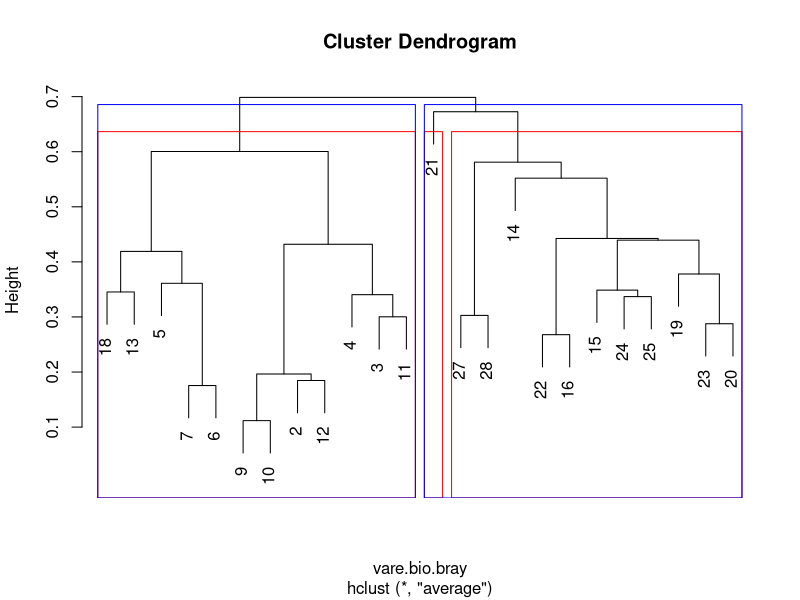
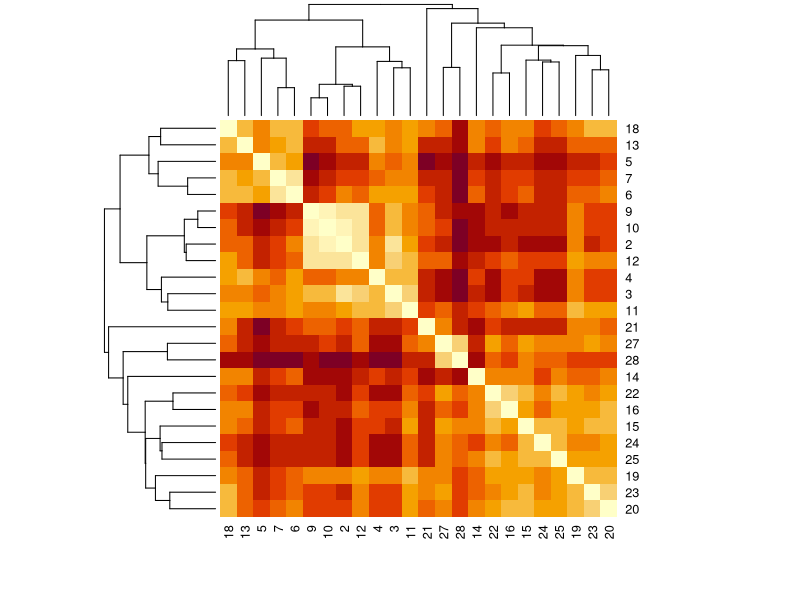
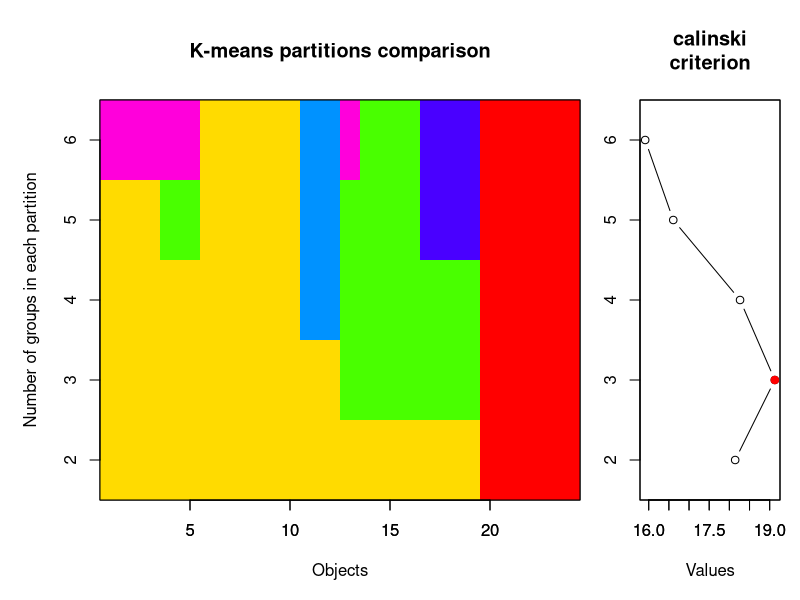

Generate these figures, in order, with R:
#####################################################################################
## 10. Cluster Analysis
#####################################################################################

library(vegan)

#read dataset
vare.bio<-read.table("vare_bio.txt", sep="\t", header=T, row.names=1)

#Hierarchical clustering
vare.bio.bray<-vegdist(vare.bio, method="bray")
vare.bio.clust<-hclust(vare.bio.bray, method="average") #UPGMA

plot(vare.bio.clust) #dendrogram (tree) visualization
rect.hclust(vare.bio.clust, k=3, border="red")
rect.hclust(vare.bio.clust, k=2, border="blue")

vare.bio.den<-as.dendrogram(vare.bio.clust)
heatmap(as.matrix(vare.bio.bray), Rowv=vare.bio.den, symm=T) #heatmap visualization

#Non-hierarchical clustering (K-means)
vare.bio.k<-cascadeKM(vare.bio, inf.gr=2, sup.gr=6)
plot(vare.bio.k, sortg=T)

vare.bio.k$results
vare.bio.k$partition
vare.bio.k$partition[,2]
